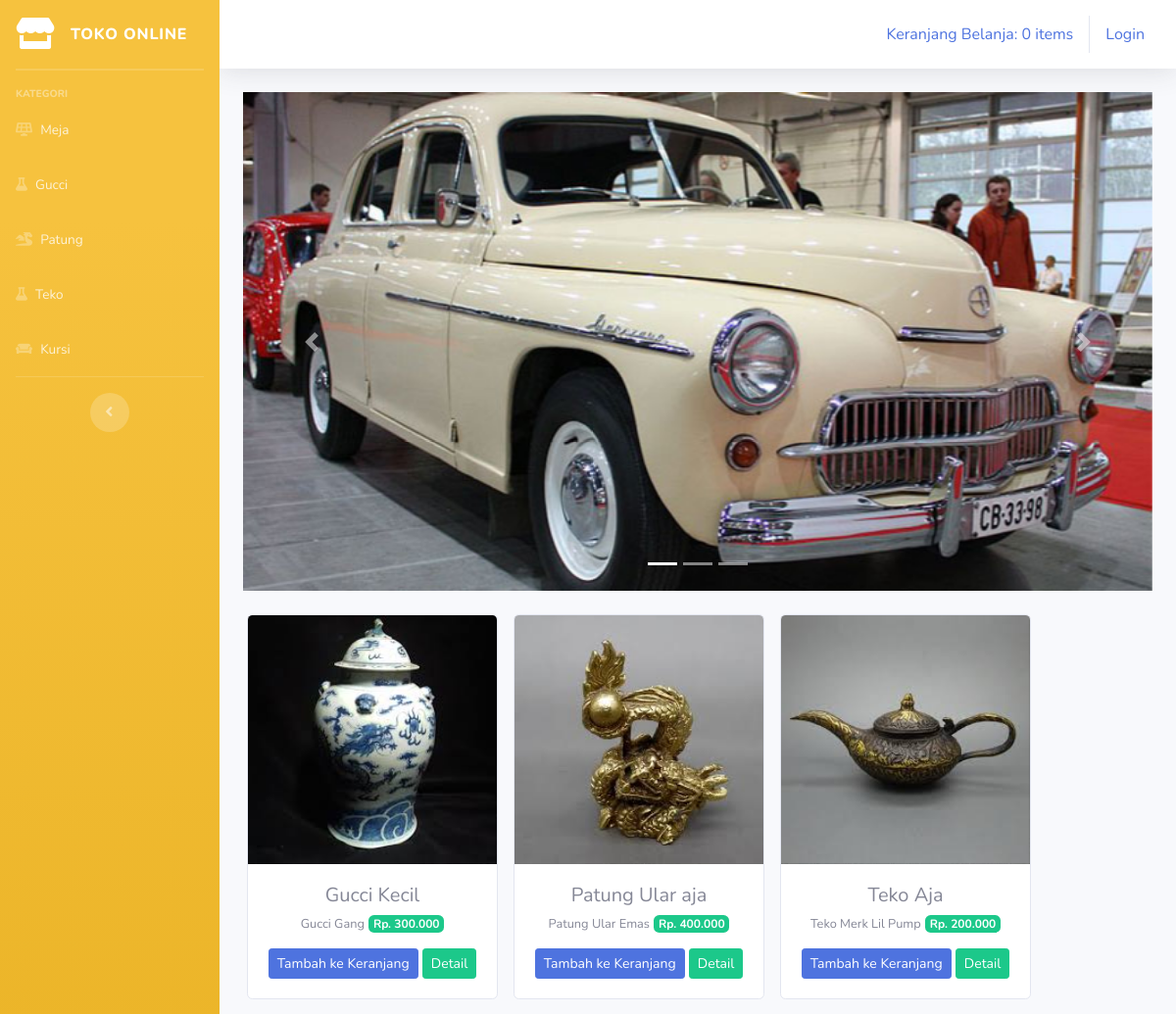
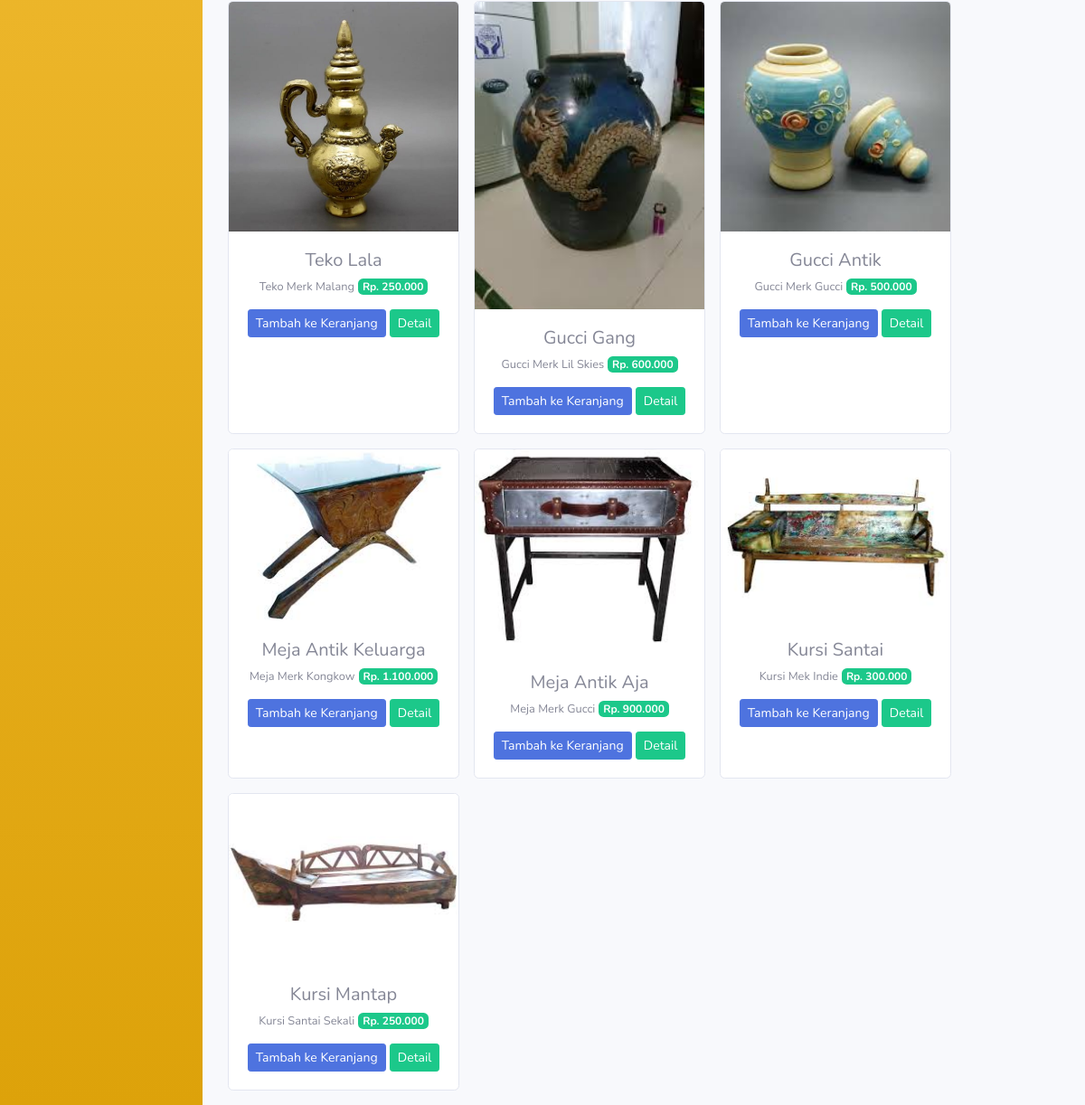
The page / on the database its author committed (2 pictures, top to bottom).
### tables this page shows
CREATE TABLE `tbl_barang` (
  `id_brg` int(11) NOT NULL,
  `nama_brg` varchar(120) NOT NULL,
  `keterangan` varchar(225) NOT NULL,
  `kategori` varchar(60) NOT NULL,
  `harga` int(11) NOT NULL,
  `stok` int(4) NOT NULL,
  `gambar` text NOT NULL
);

### application/controllers/Welcome.php (called while the page is built, shortened)
<?php
class Welcome extends CI_Controller {
	public function index()
    {
        $data['barang'] = $this->model_barang->tampil_data()->result();
        $this->load->view('templates/header');
        $this->load->view('templates/sidebar');
        $this->load->view('dashboard', $data);
        $this->load->view('templates/footer');
    }
}

### index.php (called while the page is built, shortened)
<?php
require_once BASEPATH.'core/CodeIgniter.php';

### application/models/model_barang.php (called while the page is built, shortened)
<?php
class Model_Barang extends CI_Model{
    public function tampil_data()
    {
        return $this->db->get('tbl_barang');
    }
}
?>

### application/views/dashboard.php (the view, shortened to what this page needs)
<div class="container-fluid">
<div id="carouselExampleIndicators" class="carousel slide" data-ride="carousel">
  <ol class="carousel-indicators">
    <li data-target="#carouselExampleIndicators" data-slide-to="0" class="active"></li>
    <li data-target="#carouselExampleIndicators" data-slide-to="1"></li>
    <li data-target="#carouselExampleIndicators" data-slide-to="2"></li>
  </ol>
  <div class="carousel-inner">
    <div class="carousel-item active">
      <img src="<?php echo base_url('assets/img/slide1.jpg')?>" class="d-block w-100" alt="...">
    </div>
  </div>
  <a class="carousel-control-prev" href="#carouselExampleIndicators" role="button" data-slide="prev">
    <span class="carousel-control-prev-icon" aria-hidden="true"></span>
  </a>
  <a class="carousel-control-next" href="#carouselExampleIndicators" role="button" data-slide="next">
    <span class="carousel-control-next-icon" aria-hidden="true"></span>
  </a>
</div>
    <div class="row text-center mt-4">
    <?php foreach ($barang as $brg) : ?>
        <div class="card ml-3 mb-3" style="width: 16rem;">
        <img src="<?php echo base_url().'/upload/'.$brg->gambar ?>" class="card-img-top" alt="...">
        <div class="card-body">
        <h5 class="card-title mb-1"><?php echo $brg->nama_brg ?></h5>
        <small><?php echo $brg->keterangan ?></small>
        <span class="badge badge-success mb-3">Rp. <?php echo number_format($brg->harga, 0, ',','.') ?></span>
        <?php echo anchor('dashboard/tambah_ke_keranjang/' .$brg->id_brg,'<div class="btn btn-sm btn-primary">Tambah ke Keranjang</div>') ?>
        <?php echo anchor('dashboard/detail/' .$brg->id_brg,'<div class="btn btn-sm btn-success">Detail</div>') ?>
        </div>
        </div>
    <?php endforeach ?>
    </div>
</div>

### application/views/templates/header.php (shortened to what this page needs)
<!DOCTYPE html>
<html lang="en">
<head>
  <link href="<?php echo base_url() ?>assets/vendor/fontawesome-free/css/all.min.css" rel="stylesheet" type="text/css">
  <link href="<?php echo base_url() ?>assets/css/sb-admin-2.min.css" rel="stylesheet">
</head>

### application/views/templates/sidebar.php (shortened to what this page needs)
<body id="page-top">
  <div id="wrapper">
    <ul class="navbar-nav bg-gradient-warning sidebar sidebar-dark accordion" id="accordionSidebar">
      <a class="sidebar-brand d-flex align-items-center justify-content-center" href="<?php echo base_url('') ?>">
        <div class="sidebar-brand-icon">
        <i class="fas fa-store"></i>
        </div>
        <div class="sidebar-brand-text mx-3">Toko Online</div>
      </a>
      <hr class="sidebar-divider my-0">
      <hr class="sidebar-divider">
      <div class="sidebar-heading">
        Kategori
      </div>
      <li class="nav-item">
        <a class="nav-link" href="<?php echo base_url('kategori/meja') ?>">
        <i class="fas fa-solar-panel"></i>
          <span>Meja</span></a>
      </li>
      <li class="nav-item">
        <a class="nav-link" href="<?php echo base_url('kategori/gucci') ?>">
        <i class="fas fa-flask"></i>
          <span>Gucci</span></a>
      </li>
      <li class="nav-item">
        <a class="nav-link" href="<?php echo base_url('kategori/patung') ?>">
        <i class="fas fa-dragon"></i>
          <span>Patung</span></a>
      </li>
      <li class="nav-item">
        <a class="nav-link" href="<?php echo base_url('kategori/teko') ?>">
        <i class="fas fa-flask"></i>
          <span>Teko</span></a>
      </li>
      <li class="nav-item">
        <a class="nav-link" href="<?php echo base_url('kategori/kursi') ?>">
        <i class="fas fa-couch"></i>
          <span>Kursi</span></a>
      </li>
      <hr class="sidebar-divider d-none d-md-block">
      <div class="text-center d-none d-md-inline">
        <button class="rounded-circle border-0" id="sidebarToggle"></button>
      </div>
    </ul>
    <div id="content-wrapper" class="d-flex flex-column">
      <div id="content">
        <nav class="navbar navbar-expand navbar-light bg-white topbar mb-4 static-top shadow">
          <ul class="navbar-nav ml-auto">
          <div class="navbar">
            <ul class="nav navbar-nav navbar-right">
              <li>
              <?php $keranjang = 'Keranjang Belanja: '.$this->cart->total_items(). ' items' ?>
              <?php echo anchor('dashboard/detail_keranjang',$keranjang) ?>
              </li>
            </ul>
					<ul class="nav navbar-nav navbar-right">
						<?php if($this->session->userdata('username')) { ?>
							<li><div>Selamat Datang <?php echo $this->session->userdata('username') ?></div></li>
							<li class="ml-2"><?php echo anchor('auth/logout','Logout') ?></li>
						<?php } else{ ?>
							<li><?php echo anchor('auth/login','Login'); ?></li>
						<?php }?>
					</ul>
      </div>
          </ul>
        </nav>

### application/views/templates/footer.php (shortened to what this page needs)
</body>
</html>

### rows shown on the page
tbl_barang: gambar (picture), nama_brg "Gucci Kecil", keterangan "Gucci Gang", harga "300.000", id_brg "Tambah ke Keranjang", id_brg "Detail"
tbl_barang: gambar (picture), nama_brg "Patung Ular aja", keterangan "Patung Ular Emas", harga "400.000", id_brg "Tambah ke Keranjang", id_brg "Detail"
tbl_barang: gambar (picture), nama_brg "Teko Aja", keterangan "Teko Merk Lil Pump", harga "200.000", id_brg "Tambah ke Keranjang", id_brg "Detail"
tbl_barang: gambar (picture), nama_brg "Teko Lala", keterangan "Teko Merk Malang", harga "250.000", id_brg "Tambah ke Keranjang", id_brg "Detail"
tbl_barang: gambar (picture), nama_brg "Gucci Gang", keterangan "Gucci Merk Lil Skies", harga "600.000", id_brg "Tambah ke Keranjang", id_brg "Detail"
tbl_barang: gambar (picture), nama_brg "Gucci Antik", keterangan "Gucci Merk Gucci", harga "500.000", id_brg "Tambah ke Keranjang", id_brg "Detail"
tbl_barang: gambar (picture), nama_brg "Meja Antik Keluarga", keterangan "Meja Merk Kongkow", harga "1.100.000", id_brg "Tambah ke Keranjang", id_brg "Detail"
tbl_barang: gambar (picture), nama_brg "Meja Antik Aja", keterangan "Meja Merk Gucci", harga "900.000", id_brg "Tambah ke Keranjang", id_brg "Detail"
tbl_barang: gambar (picture), nama_brg "Kursi Santai", keterangan "Kursi Mek Indie", harga "300.000", id_brg "Tambah ke Keranjang", id_brg "Detail"
tbl_barang: gambar (picture), nama_brg "Kursi Mantap", keterangan "Kursi Santai Sekali", harga "250.000", id_brg "Tambah ke Keranjang", id_brg "Detail"

### other values the page prints
anchor('dashboard/detail_keranjang',$keranjang) "Keranjang Belanja: 0 items"
anchor('auth/login','Login') "Login"
